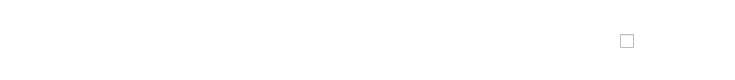
<?xml version="1.0" encoding="UTF-8"?>
<ui version="4.0">
 <class>SecurityHumiture</class>
 <widget class="QWidget" name="SecurityHumiture">
  <property name="geometry">
   <rect>
    <x>0</x>
    <y>0</y>
    <width>735</width>
    <height>80</height>
   </rect>
  </property>
  <property name="windowTitle">
   <string>Form</string>
  </property>
  <property name="styleSheet">
   <string notr="true">#SecurityHumiture{background-color: rgba(255, 255, 255, 20);}</string>
  </property>
  <widget class="QPushButton" name="m_btnIcon">
   <property name="geometry">
    <rect>
     <x>20</x>
     <y>0</y>
     <width>71</width>
     <height>71</height>
    </rect>
   </property>
   <property name="styleSheet">
    <string notr="true"/>
   </property>
   <property name="text">
    <string/>
   </property>
   <property name="iconSize">
    <size>
     <width>80</width>
     <height>80</height>
    </size>
   </property>
   <property name="flat">
    <bool>true</bool>
   </property>
  </widget>
  <widget class="QLabel" name="m_lbName">
   <property name="geometry">
    <rect>
     <x>160</x>
     <y>20</y>
     <width>68</width>
     <height>22</height>
    </rect>
   </property>
   <property name="styleSheet">
    <string notr="true">color: rgb(255, 255, 255);</string>
   </property>
   <property name="text">
    <string/>
   </property>
  </widget>
  <widget class="QWidget" name="layoutWidget">
   <property name="geometry">
    <rect>
     <x>470</x>
     <y>20</y>
     <width>141</width>
     <height>30</height>
    </rect>
   </property>
   <layout class="QHBoxLayout" name="horizontalLayout_2">
    <item>
     <widget class="QLabel" name="m_lb2">
      <property name="font">
       <font>
        <pointsize>16</pointsize>
       </font>
      </property>
      <property name="styleSheet">
       <string notr="true">color: rgb(255, 255, 255);</string>
      </property>
      <property name="text">
       <string>湿度:</string>
      </property>
     </widget>
    </item>
    <item>
     <widget class="QLabel" name="m_lb2Text">
      <property name="styleSheet">
       <string notr="true">color: rgb(255, 255, 255);</string>
      </property>
      <property name="text">
       <string/>
      </property>
     </widget>
    </item>
   </layout>
  </widget>
  <widget class="QWidget" name="layoutWidget">
   <property name="geometry">
    <rect>
     <x>290</x>
     <y>20</y>
     <width>141</width>
     <height>30</height>
    </rect>
   </property>
   <layout class="QHBoxLayout" name="horizontalLayout">
    <item>
     <widget class="QLabel" name="m_lb1">
      <property name="font">
       <font>
        <pointsize>16</pointsize>
       </font>
      </property>
      <property name="styleSheet">
       <string notr="true">color: rgb(255, 255, 255);</string>
      </property>
      <property name="text">
       <string>温度:</string>
      </property>
     </widget>
    </item>
    <item>
     <widget class="QLabel" name="m_lb1Text">
      <property name="styleSheet">
       <string notr="true">color: rgb(255, 255, 255);</string>
      </property>
      <property name="text">
       <string/>
      </property>
     </widget>
    </item>
   </layout>
  </widget>
  <widget class="QCheckBox" name="m_ckbWarning">
   <property name="geometry">
    <rect>
     <x>620</x>
     <y>30</y>
     <width>101</width>
     <height>23</height>
    </rect>
   </property>
   <property name="font">
    <font>
     <pointsize>15</pointsize>
    </font>
   </property>
   <property name="styleSheet">
    <string notr="true">color: rgb(255, 255, 255);</string>
   </property>
   <property name="text">
    <string>报警社区</string>
   </property>
   <property name="iconSize">
    <size>
     <width>16</width>
     <height>16</height>
    </size>
   </property>
   <property name="checkable">
    <bool>true</bool>
   </property>
  </widget>
 </widget>
 <resources/>
 <connections/>
</ui>
